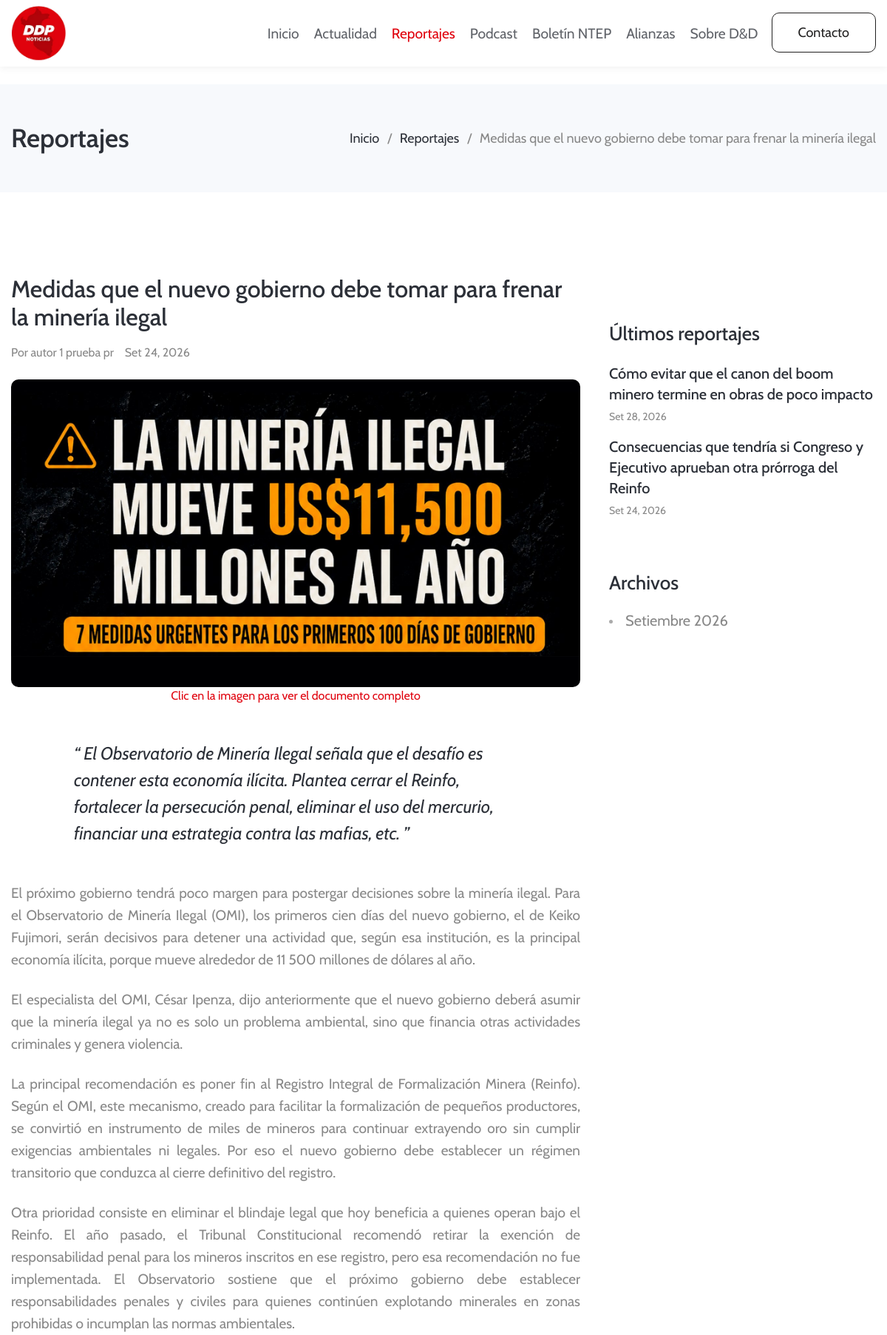
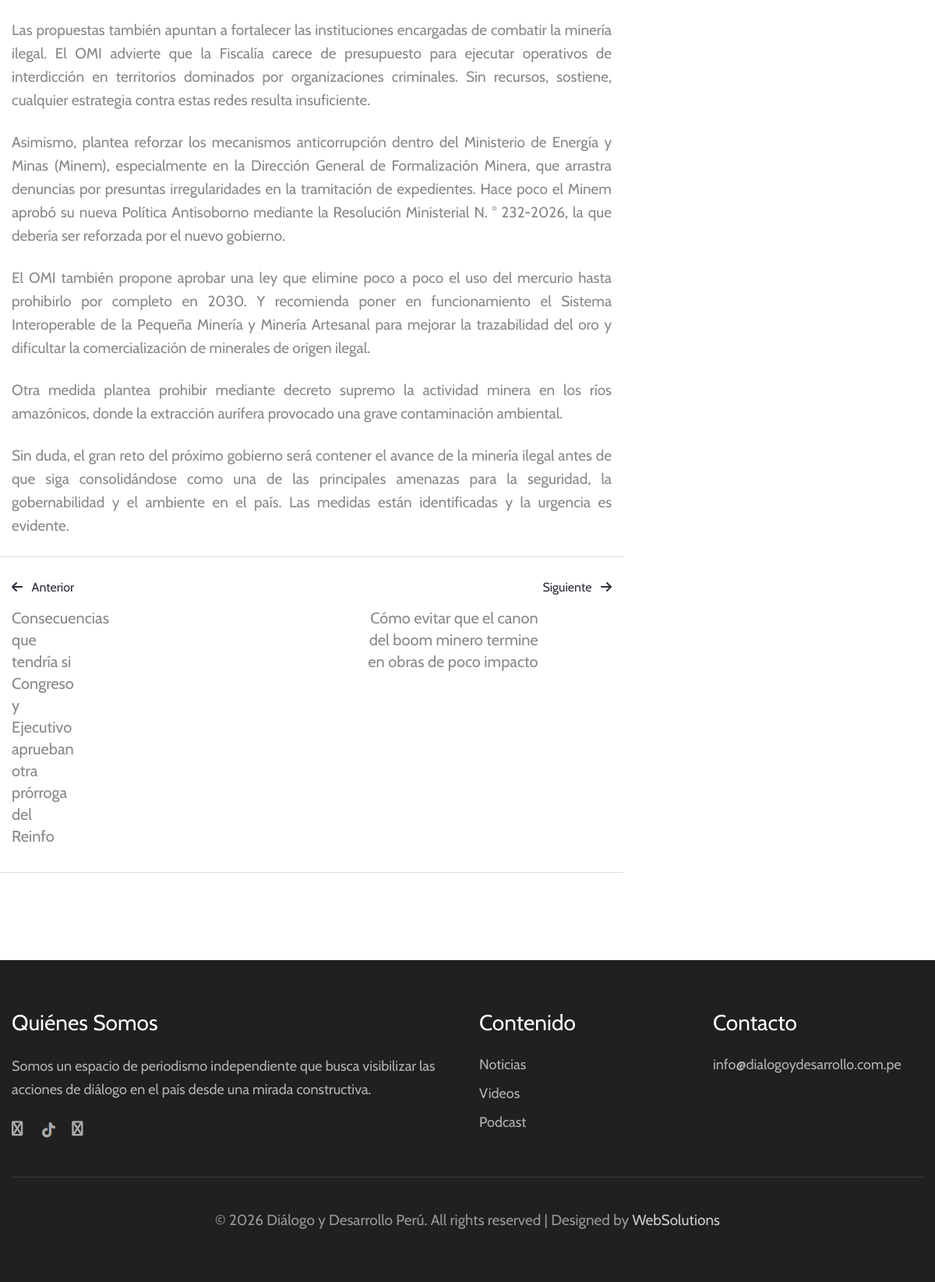
/reportaje.php?id=5, run on the app's committed database (2 pictures, top to bottom).
### tables this page shows
CREATE TABLE `reportajes` (
  `id` int(10) UNSIGNED NOT NULL,
  `titulo` varchar(255) NOT NULL,
  `resumen_corto` varchar(500) DEFAULT NULL,
  `desarrollo` longtext NOT NULL,
  `foto_principal` varchar(255) DEFAULT NULL,
  `pdf_adjunto` varchar(255) DEFAULT NULL,
  `fecha_publicacion` date NOT NULL,
  `es_destacado` tinyint(1) NOT NULL DEFAULT 0,
  `autor_id` int(10) UNSIGNED NOT NULL,
  `usuario_id` int(10) UNSIGNED NOT NULL,
  `created_at` datetime NOT NULL DEFAULT current_timestamp(),
  `updated_at` datetime NOT NULL DEFAULT current_timestamp() ON UPDATE current_timestamp()
);

CREATE TABLE `autores` (
  `id` int(10) UNSIGNED NOT NULL,
  `nombres` varchar(100) NOT NULL,
  `ap_paterno` varchar(100) DEFAULT NULL,
  `ap_materno` varchar(100) DEFAULT NULL,
  `nickname` varchar(100) DEFAULT NULL,
  `es_nickname` tinyint(1) NOT NULL DEFAULT 0
);

### reportaje.php (the view, shortened to what the rows shown need)
<?php
require_once __DIR__ . '/config/database.php';
require_once __DIR__ . '/includes/funciones.php';
$id = filter_input(INPUT_GET, 'id', FILTER_VALIDATE_INT);
$sql = "
    SELECT
        r.id,
        r.titulo,
        r.resumen_corto,
        r.desarrollo,
        r.foto_principal,
        r.pdf_adjunto,
        r.fecha_publicacion,
        r.es_destacado,
        a.nombres AS autor_nombres,
        a.ap_paterno AS autor_ap_paterno,
        a.ap_materno AS autor_ap_materno,
        a.nickname,
        a.es_nickname
    FROM reportajes r
    INNER JOIN autores a
        ON a.id = r.autor_id
    WHERE r.id = :id
    LIMIT 1
";
$stmt = $pdo->prepare($sql);
$stmt->execute([
    ':id' => $id
]);
$reportaje = $stmt->fetch(PDO::FETCH_ASSOC);
function fechaReportajeDetalle(string $fecha): string
{
    $meses = [
        1 => 'Ene',
        2 => 'Feb',
        3 => 'Mar',
        4 => 'Abr',
        5 => 'May',
        6 => 'Jun',
        7 => 'Jul',
        8 => 'Ago',
        9 => 'Set',
        10 => 'Oct',
        11 => 'Nov',
        12 => 'Dic'
    ];
    $timestamp = strtotime($fecha);
    return
        $meses[(int) date('n', $timestamp)]
        . ' '
        . date('d', $timestamp)
        . ', '
        . date('Y', $timestamp);
}
function autorReportajeDetalle(array $reportaje): string
{
    $nombre = trim(
        ($reportaje['autor_nombres'] ?? '')
        . ' '
        . ($reportaje['autor_ap_paterno'] ?? '')
        . ' '
        . ($reportaje['autor_ap_materno'] ?? '')
    );
    return $nombre !== '' ? $nombre : 'Autor';
}
function imagenReportajeDetalle(?string $foto): string
{
    if (
        str_starts_with($foto, 'assets/')
        || str_starts_with($foto, 'http://')
        || str_starts_with($foto, 'https://')
    ) {
        return $foto;
    }
    return 'assets/uploads/reportajes/' . ltrim($foto, '/');
}
$imagen = imagenReportajeDetalle(
    $reportaje['foto_principal'] ?? null
);
$fecha = fechaReportajeDetalle(
    $reportaje['fecha_publicacion']
);
$autor = autorReportajeDetalle($reportaje);
$sqlUltimos = "
    SELECT
        id,
        titulo,
        fecha_publicacion
    FROM reportajes
    WHERE id <> :id
    ORDER BY fecha_publicacion DESC, id DESC
    LIMIT 3
";
$stmtUltimos = $pdo->prepare($sqlUltimos);
$stmtUltimos->execute([
    ':id' => $id
]);
$ultimosReportajes = $stmtUltimos->fetchAll(PDO::FETCH_ASSOC);
$sqlAnterior = "
    SELECT
        id,
        titulo
    FROM reportajes
    WHERE
        fecha_publicacion < :fecha_anterior
        OR (
            fecha_publicacion = :fecha_igual
            AND id < :id
        )
    ORDER BY fecha_publicacion DESC, id DESC
    LIMIT 1
";
$stmtAnterior = $pdo->prepare($sqlAnterior);
$stmtAnterior->execute([
    ':fecha_anterior' => $reportaje['fecha_publicacion'],
    ':fecha_igual' => $reportaje['fecha_publicacion'],
    ':id' => $id
]);
$reportajeAnterior = $stmtAnterior->fetch(PDO::FETCH_ASSOC);
$sqlSiguiente = "
    SELECT
        id,
        titulo
    FROM reportajes
    WHERE
        fecha_publicacion > :fecha_siguiente
        OR (
            fecha_publicacion = :fecha_igual_siguiente
            AND id > :id_siguiente
        )
    ORDER BY fecha_publicacion ASC, id ASC
    LIMIT 1
";
$stmtSiguiente = $pdo->prepare($sqlSiguiente);
$stmtSiguiente->execute([
    ':fecha_siguiente' => $reportaje['fecha_publicacion'],
    ':fecha_igual_siguiente' => $reportaje['fecha_publicacion'],
    ':id_siguiente' => $id
]);
$reportajeSiguiente = $stmtSiguiente->fetch(PDO::FETCH_ASSOC);
$pdf = trim($reportaje['pdf_adjunto'] ?? '');
?>
<!doctype html>
<html lang="es">
<head>
    <link
        rel="stylesheet"
        href="assets/css/style-starter.css"
    >
    <link rel="stylesheet" href="https://cdnjs.cloudflare.com/ajax/libs/font-awesome/6.0.0-beta3/css/all.min.css">
</head>
<body>
<section class="breadcrumb-area py-sm-5 py-4">
    <div class="container">
        <div class="row">
            <div class="col-md-12">
                <div class="breadcrumb-contents">
                    <h2 class="title-big">
                        Reportajes
                    </h2>
                    <div class="breadcrumb">
                        <ul>
                            <li>
                                <a href="index.php">
                                </a>
                            </li>
                            <li>
                                <a href="reportajes.php">
                                </a>
                            </li>
                            <li class="active">
                                <?= e($reportaje['titulo']) ?>
                            </li>
                        </ul>
                    </div>
                </div>
            </div>
        </div>
    </div>
</section>
<section class="w3l-blog mt-lg-5">
    <div class="text-element-9 py-5 mt-lg-5">
        <div class="container py-lg-3">
            <div class="row grid-text-9">
                <div class="col-lg-8">
                    <div class="blog-single-post">
                        <div class="post-content">
                            <h2 class="title-single mb-3">
                                <?= e($reportaje['titulo']) ?>
                            </h2>
                        </div>
                        <div class="blo-singl mb-4">
                            <ul class="blog-single-author-date d-flex align-items-center">
                                <li>
                                    Por
                                    <?= e($autor) ?>
                                </li>
                                <li>
                                    <?= e($fecha) ?>
                                </li>
                            </ul>
                        </div>
                        <div class="single-post-image mb-4 text-center">
                            <?php if ($pdf !== ''): ?>
                                <a
                                    target="_blank"
                                    rel="noopener noreferrer"
                                    href="<?= e($pdf) ?>"
                                >
                                    <img
                                        src="<?= e($imagen) ?>"
                                        class="img-fluid w-100 radius-image"
                                        alt="<?= e($reportaje['titulo']) ?>"
                                    >
                                    <br>
                                    Clic en la imagen para ver el documento completo
                                </a>
                            <?php endif; ?>
                        </div>
                        <?php if (!empty($reportaje['resumen_corto'])): ?>
                            <blockquote class="blockquote my-5">
                                <q class="mb-3 d-block">
                                    <?= e($reportaje['resumen_corto']) ?>
                                </q>
                            </blockquote>
                        <?php endif; ?>
                        <div class="single-post-content">
                            <?php
                            $desarrollo = trim(
                                $reportaje['desarrollo'] ?? ''
                            );
                            $lineas = preg_split(
                                "/\R{2,}/",
                                $desarrollo
                            );
                            foreach ($lineas as $parrafo):
                                $parrafo = trim($parrafo);
                            ?>
                                <p
                                    align="justify"
                                    class="mb-4"
                                >
                                    <?= nl2br(e($parrafo)) ?>
                                </p>
                            <?php endforeach; ?>
                        </div>
                        <nav class="post-navigation row mb-5 py-4">
                            <div class="post-prev col-md-6 pr-sm-5">
                                <?php if ($reportajeAnterior): ?>
                                    <span class="nav-title">
                                        <span class="fa fa-arrow-left mr-2"></span>
                                        Anterior
                                    </span>
                                    <a
                                        href="reportaje.php?id=<?= (int) $reportajeAnterior['id'] ?>"
                                        rel="prev"
                                        class="posts-view posts-view-left"
                                    >
                                        <label>
                                            <?= e(
                                                $reportajeAnterior['titulo']
                                            ) ?>
                                        </label>
                                    </a>
                                <?php endif; ?>
                            </div>
                            <div class="post-next col-md-6 pl-sm-5 text-right">
                                <?php if ($reportajeSiguiente): ?>
                                    <span class="nav-title">
                                        Siguiente
                                        <span class="fa fa-arrow-right ml-2"></span>
                                    </span>
                                    <a
                                        href="reportaje.php?id=<?= (int) $reportajeSiguiente['id'] ?>"
                                        rel="next"
                                        class="posts-view posts-view-right"
                                    >
                                        <label>
                                            <?= e(
                                                $reportajeSiguiente['titulo']
                                            ) ?>
                                        </label>
                                    </a>
                                <?php endif; ?>
                            </div>
                        </nav>
                    </div>
                </div>
                <div class="col-lg-4 left-text-9 mt-lg-0 mt-5 pl-lg-4">
                    <div class="left-top-9 mt-5 pt-sm-3">
                        <?php if (!empty($ultimosReportajes)): ?>
                            <?php foreach ($ultimosReportajes as $ultimo): ?>
                                <a
                                    href="reportaje.php?id=<?= (int) $ultimo['id'] ?>"
                                    class="p-post d-block py-2"
                                >
                                    <h6 class="text-left-inner-9">
                                        <?= e($ultimo['titulo']) ?>
                                    </h6>
                                    <span class="sub-inner-text-9">
                                        <?= e(
                                            fechaReportajeDetalle(
                                                $ultimo['fecha_publicacion']
                                            )
                                        ) ?>
                                    </span>
                                </a>
                            <?php endforeach; ?>
                        <?php else: ?>
                            <p>
                                No hay otros reportajes publicados.
                            </p>
                        <?php endif; ?>
                    </div>
                </div>
            </div>
        </div>
    </div>
</section>
</body>
</html>

### data on the page
reportajes: titulo "Medidas que el nuevo gobierno debe tomar para frenar la minería ilegal", autor.ap_materno "autor 1 prueba pr", fecha_publicacion "Set 24, 2026", foto_principal (picture), resumen_corto "El Observatorio de Minería Ilegal señala que el desafío es contener esta economía ilícita. Plantea cerrar el Reinfo, fortalecer la persecución penal, eliminar el uso del mercurio, financiar una estrategia contra las mafias, etc.", desarrollo "El próximo gobierno tendrá poco margen para postergar decisiones sobre la minería ilegal. Para el Observatorio de Minería Ilegal (OMI), los primeros cien días del nuevo gobierno, el de Keiko Fujimori, serán decisivos para detener una actividad que, según esa institución, es la principal economía ilícita, porque mueve alrededor de 11 500 millones de dólares al año.", desarrollo "El especialista del OMI, César Ipenza, dijo anteriormente que el nuevo gobierno deberá asumir que la minería ilegal ya no es solo un problema ambiental, sino que financia otras actividades criminales y genera violencia.", desarrollo "La principal recomendación es poner fin al Registro Integral de Formalización Minera (Reinfo). Según el OMI, este mecanismo, creado para facilitar la formalización de pequeños productores, se convirtió en instrumento de miles de mineros para continuar extrayendo oro sin cumplir exigencias ambientales ni legales. Por eso el nuevo gobierno debe establecer un régimen transitorio que conduzca al cierre definitivo del registro.", desarrollo "Otra prioridad consiste en eliminar el blindaje legal que hoy beneficia a quienes operan bajo el Reinfo. El año pasado, el Tribunal Constitucional recomendó retirar la exención de responsabilidad penal para los mineros inscritos en ese registro, pero esa recomendación no fue implementada. El Observatorio sostiene que el próximo gobierno debe establecer responsabilidades penales y civiles para quienes continúen explotando minerales en zonas prohibidas o incumplan las normas ambientales.", desarrollo "Las propuestas también apuntan a fortalecer las instituciones encargadas de combatir la minería ilegal. El OMI advierte que la Fiscalía carece de presupuesto para ejecutar operativos de interdicción en territorios dominados por organizaciones criminales. Sin recursos, sostiene, cualquier estrategia contra estas redes resulta insuficiente.", desarrollo "Asimismo, plantea reforzar los mecanismos anticorrupción dentro del Ministerio de Energía y Minas (Minem), especialmente en la Dirección General de Formalización Minera, que arrastra denuncias por presuntas irregularidades en la tramitación de expedientes. Hace poco el Minem aprobó su nueva Política Antisoborno mediante la Resolución Ministerial N. ° 232-2026, la que debería ser reforzada por el nuevo gobierno.", desarrollo "El OMI también propone aprobar una ley que elimine poco a poco el uso del mercurio hasta prohibirlo por completo en 2030. Y recomienda poner en funcionamiento el Sistema Interoperable de la Pequeña Minería y Minería Artesanal para mejorar la trazabilidad del oro y dificultar la comercialización de minerales de origen ilegal.", desarrollo "Otra medida plantea prohibir mediante decreto supremo la actividad minera en los ríos amazónicos, donde la extracción aurífera provocado una grave contaminación ambiental.", desarrollo "Sin duda, el gran reto del próximo gobierno será contener el avance de la minería ilegal antes de que siga consolidándose como una de las principales amenazas para la seguridad, la gobernabilidad y el ambiente en el país. Las medidas están identificadas y la urgencia es evidente."
reportajes: titulo "Consecuencias que tendría si Congreso y Ejecutivo aprueban otra prórroga del Reinfo", fecha_publicacion "Set 24, 2026"
reportajes: titulo "Cómo evitar que el canon del boom minero termine en obras de poco impacto", fecha_publicacion "Set 28, 2026"

### other printed values
$archivo['anio'] "2026"
